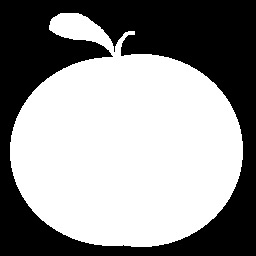
#> input picture apple-15.jpg, 256 x 256 px
$ python predic_images_sift.py
#> lines starting #> are read from the running program, lines starting #| are printed output that depends on the picture
import cv2
import os
import sys

#when something to insert is lower than somehting in the list,
#insert everything lower than the new thing and then insert this thing and things left to complete the ranking
def ranking(ranking_desc,to_rank):
    pos=0
    for ranked in ranking_desc:
        if to_rank['num']<ranked['num']:
            new_ranking_desc=[]
            pos_old=0
            for old in ranking_desc:
                if pos_old<pos:
                    new_ranking_desc.append(old)
                elif pos==pos_old:
                    new_ranking_desc.append(to_rank)

                else:
                    new_ranking_desc.append(ranking_desc[pos_old-1])
                pos_old=pos_old+1
            return new_ranking_desc
        pos=pos+1
    return ranking_desc


def main():

    predictions = open('predictions.csv', 'a')


    if len(sys.argv) >2:
        print("""
        You are introducing wrong parameters, you need:
            -- complete_path_of_image_to_predict
            or if you don't have any image, you could execute without parameter to predict the appel-15.jpg
        """)
        exit();
    if len(sys.argv) ==2:
        image_path=sys.argv[1]
    else:
        image_path='apple-15.jpg'
    #the first parameter is the image to predict
    img_prediction = cv2.imread(image_path,0)
#> img_prediction is the input picture: shape (256, 256); min 0, max 255, mean 146.5

    fast = cv2.FastFeatureDetector_create()
    sift = cv2.xfeatures2d.SIFT_create()
    # BFMatcher with default params
    bf = cv2.BFMatcher()

    num_files=1400
    #19 of each class, it should be a good number for the ranking
    optim_ranking_number=19

    key_points_pred = fast.detect(img_prediction,None)
#> key_points_pred = 17 keypoints; strongest (x, y, size): (123, 55, 7), (49, 27, 7), (133, 33, 7), (52, 18, 7)
    kp_predict, des_predict = sift.detectAndCompute(img_prediction,None)
#> kp_predict = 29 keypoints; strongest (x, y, size): (132, 33, 3.3), (69, 25, 20.5), (114, 45, 2), (126, 34, 3.5)

    new_ranking_descriptor=[{'num':1000000,'class':None}]*optim_ranking_number
    new_ranking_corners=[{'num':1000000,'class':None}]*optim_ranking_number
    print('processing...')
    for filename in os.listdir('jpges'):
        clas=filename.split('-')[0]
        if filename=='.DS_Store':
            continue
        img_train = cv2.imread('jpges/'+filename,0)
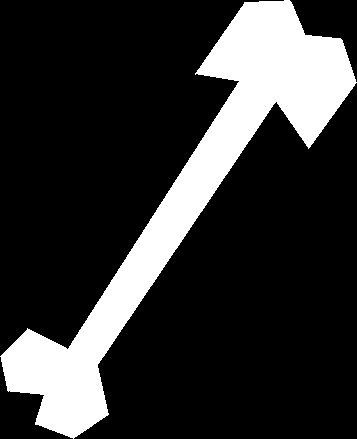
#> input picture jpges/Bone-10.jpg, 357 x 439 px
#> img_train is the input picture: shape (439, 357); min 0, max 255, mean 50.9
        kp_train, des_train = sift.detectAndCompute(img_train,None)
#> kp_train = 45 keypoints; strongest (x, y, size): (36, 423, 2), (199, 72, 4.3), (64, 376, 57), (276, 106, 4.4)

        #matches = bf.knnMatch(des_predict,des_train, k=30)
        matches = bf.match(des_predict,des_train)
#> matches = 29 matches
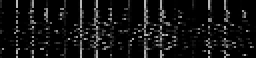
#> des_predict: shape (29, 128) float32 (shown 2 times larger); min 0, max 187, mean 18.5
        #matches = sorted(matches, key = lambda x:x.distance)

        #corner block
        key_points_train = fast.detect(img_train,None)
#> key_points_train = 18 keypoints; strongest (x, y, size): (238, 81, 7), (27, 329, 7), (7, 389, 7), (197, 73, 7)
        diff_corners=abs(len(key_points_pred)-len(key_points_train))
#> diff_corners = 1

        suma=0
        count=0
        for match in matches:
            if count < 10:
                suma=suma+match.distance
                count=count+1
            else:
                break
#> this loop made 11 passes
#> suma on passes 1 to 10: 92.52, 172.8, 239.1, 334.9, 397.5, 594.6, 996.4, 1359.8, 1572.4, 1796.3
#> after the loop, count = 10; suma = 1796.3
        to_rank_desc={'num':suma,'class':clas}
#> to_rank_desc = {'num': 1796.3, 'class': 'Bone'}
        to_rank_corners={'num':diff_corners,'class':clas}
#> to_rank_corners = {'num': 1, 'class': 'Bone'}
        ranking_descriptor_old=new_ranking_descriptor
        new_ranking_descriptor=ranking(ranking_descriptor_old, to_rank_desc)
#> after the loop in ranking, `for ranked in ranking_desc:`: pos = 0
#> new_ranking_descriptor = 19 items
        ranking_corners_old=new_ranking_corners
        new_ranking_corners=ranking(ranking_corners_old, to_rank_corners)
#> after the loop in ranking, `for ranked in ranking_desc:`: pos = 0
#> new_ranking_corners = 19 items

    #Which class appears more often, the classes in the top are more values than the others
    classes={}
    for pos in range(optim_ranking_number):
        if new_ranking_descriptor[pos]['class'] in classes:
            classes[new_ranking_descriptor[pos]['class']]=classes[new_ranking_descriptor[pos]['class']]+1*optim_ranking_number-pos
        else:
            classes[new_ranking_descriptor[pos]['class']]=1*optim_ranking_number-pos
        if new_ranking_corners[pos]['class'] in classes:
            classes[new_ranking_corners[pos]['class']]=classes[new_ranking_corners[pos]['class']]+1*optim_ranking_number-pos
        else:
            classes[new_ranking_corners[pos]['class']]=1*optim_ranking_number-pos
#> after the loop, classes = 3 items
    print(new_ranking_descriptor)
#> (printed output is left out)
    max=-1
    #Get the predicted class
    predicted_key=''
    for key in classes:
        if max < classes[key]:
            predicted_key=key
            max=classes[key]
#> this loop made 3 passes
#> (key, predicted_key, max) on pass 1: ('Bone', 'Bone', 73)
#> (key, max) on pass 3: (None, 272)
#> after the loop, max = 272
    predicted_class=predicted_key
    print('The prediction class is '+str(predicted_class))
#| The prediction class is None


if __name__ == "__main__":
    main()
